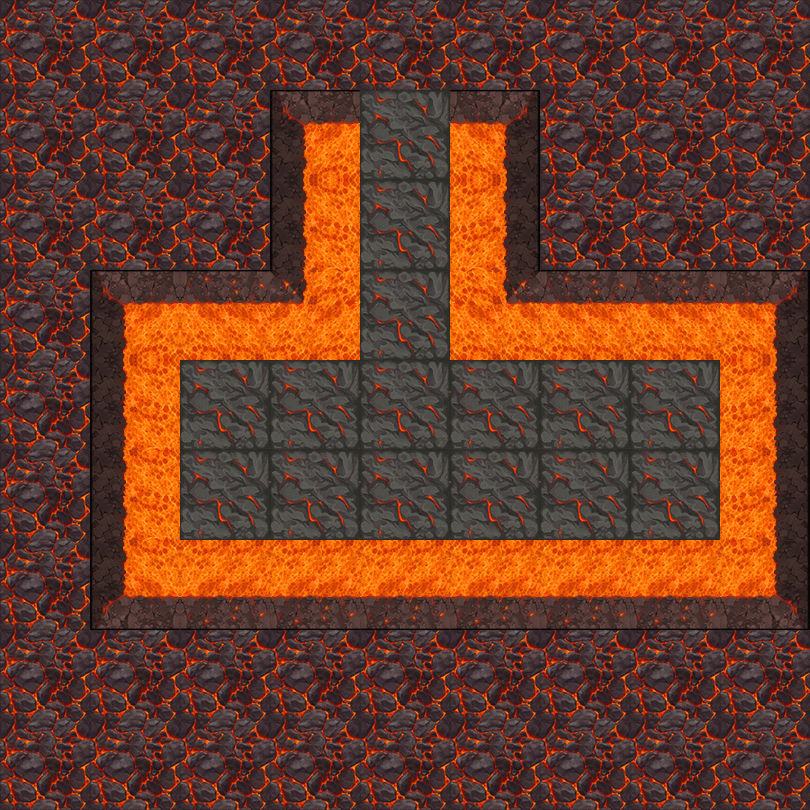

A 2D game scene composited from a Tiled map and its tileset images. What follows is a short description and the map's XML, with each tile layer's data collapsed to a summary:
An orthogonal 9x9 tile map with 90x90 px tiles, 2 tile layers (地形, 障碍) and 18 objects (12x map, 4x spring, bed, door).

<map version="1.5" tiledversion="1.7.2" orientation="orthogonal" renderorder="right-down" width="9" height="9" tilewidth="90" tileheight="90" infinite="0" nextlayerid="4" nextobjectid="24">
 <tileset firstgid="1" name="2" tilewidth="90" tileheight="90" tilecount="100" columns="10">
  <image source="5.png" trans="ff00ff" width="900" height="900" />
 </tileset>
 <layer id="1" name="地形" width="9" height="9">
  <data>[81 cells, 81 non-empty, 2 distinct tile ids]</data>
 </layer>
 <layer id="2" name="障碍" width="9" height="9">
  <data>[81 cells, 23 non-empty, 10 distinct tile ids]</data>
 </layer>
 <objectgroup id="3" name="对象">
  <object id="2" name="bed" x="360" y="450" width="90" height="90" />
  <object id="3" name="map" x="630" y="360" width="90" height="90" />
  <object id="4" name="map" x="270" y="360" width="90" height="90" />
  <object id="5" name="map" x="360" y="360" width="90" height="90" />
  <object id="7" name="map" x="180" y="360" width="90" height="90" />
  <object id="9" name="map" x="540" y="450" width="90" height="90" />
  <object id="10" name="map" x="450" y="360" width="90" height="90" />
  <object id="11" name="map" x="540" y="360" width="90" height="90" />
  <object id="12" name="map" x="630" y="450" width="90" height="90" />
  <object id="15" name="map" x="450" y="450" width="90" height="90" />
  <object id="16" name="map" x="270" y="450" width="90" height="90" />
  <object id="17" name="map" x="360" y="180" width="90" height="90">
   <properties>
    <property name="weapon" type="int" value="1" />
   </properties>
  </object>
  <object id="18" name="map" x="360" y="270" width="90" height="90">
   <properties>
    <property name="weapon" type="int" value="2" />
   </properties>
  </object>
  <object id="19" name="spring" x="180" y="450" width="90" height="90">
   <properties>
    <property name="direction" value="3" />
   </properties>
  </object>
  <object id="20" name="spring" x="180" y="630" width="90" height="90">
   <properties>
    <property name="direction" value="4" />
   </properties>
  </object>
  <object id="21" name="door" x="360" y="90" width="90" height="90">
   <properties>
    <property name="LorR" type="int" value="1" />
    <property name="motion" type="int" value="4" />
    <property name="rotate" type="int" value="0" />
   </properties>
  </object>
  <object id="22" name="spring" x="0" y="630" width="90" height="90">
   <properties>
    <property name="direction" value="1" />
   </properties>
  </object>
  <object id="23" name="spring" x="0" y="450" width="90" height="90">
   <properties>
    <property name="direction" value="2" />
   </properties>
  </object>
 </objectgroup>
</map>
